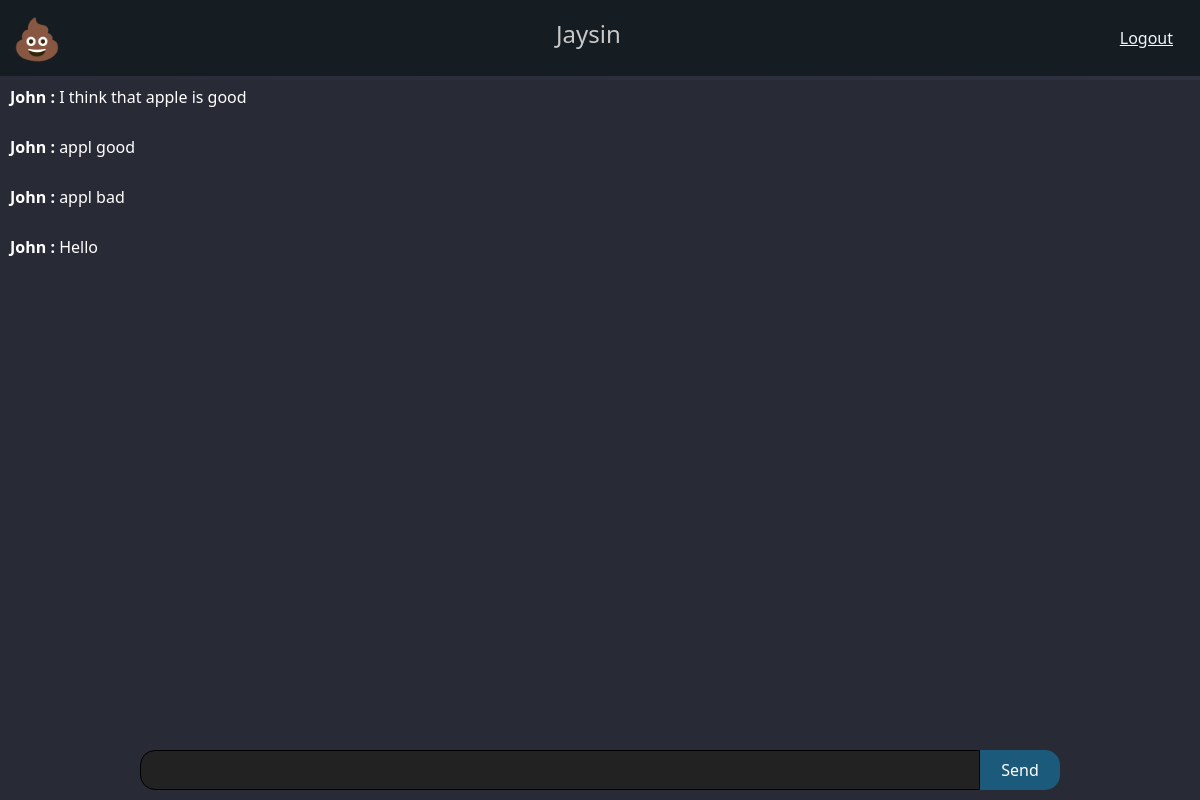
Page /dashboard (signed in) on the earlier database version.
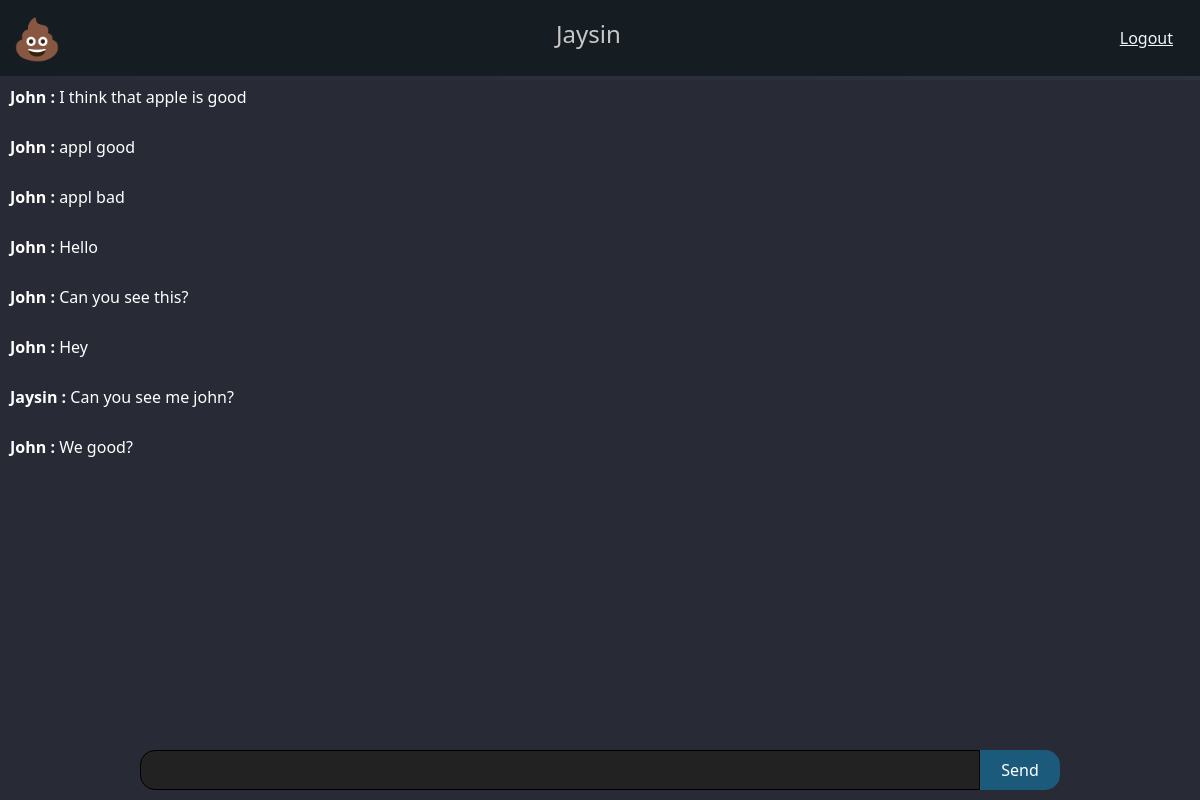
Same page on the later database version.
### myapp/models.py (models this page shows, shortened)
class User(db.Model, UserMixin):
    id = db.Column(db.Integer, primary_key=True)
    username = db.Column(db.String(40), nullable=False)
    email = db.Column(db.String(70))
    joining_date = db.Column(db.DateTime, default=datetime.now)
    password = db.Column(db.String(400))
    is_Client = db.Column(db.String(400))

class History(db.Model):
    id = db.Column(db.Integer, primary_key=True)
    user = db.Column(db.String(40))
    message = db.Column(db.String(400))
    is_Client_Message = db.Column(db.String(400))

### myapp/user/routes.py (the view)
@user.route("/dashboard")
@login_required
def dashboard():
    history = History.query.order_by(asc(History.id)).limit(100).all()
    return render_template("dashboard.html", history=history)

### myapp/models.py (called while the page is built)
@login_manager.user_loader
def load_user(user_id):
    return User.query.get(user_id)

### myapp/templates/dashboard.html (shortened to what this page needs)
{% extends "layout.html" %}
{% block body %}
{% include "sections/navbar.html" %}
{% include "sections/message_box.html" %}
{% endblock body %}

### myapp/templates/layout.html (shortened to what this page needs)
<!doctype html>
<html lang="en">
  <head>
    <link href="https://cdn.jsdelivr.net/npm/bootstrap@5.0.2/dist/css/bootstrap.min.css" rel="stylesheet">
  </head>
  <body>
    {% block body %}
    {% endblock body %}
  </body>
</html>

### myapp/templates/sections/navbar.html
<nav class="navbar fixed-top navbar-dark" style="background-color: #151d23;">
    <div class="container-fluid">
            <span style='font-size:40px;'>&#128169;</span>
            <span class="navbar-text">
            <h4 style="color: rgb(200, 200, 200); margin: center;">{{ current_user.username }}</h4>
            </span>
        <a href="{{ url_for('user.logout') }}" style="color: aliceblue;
        padding: 5px; margin-right: 10px;">Logout</a>
    </div>
  </nav>

### myapp/templates/sections/message_box.html (shortened to what this page needs)
<link rel="stylesheet" href="{{ url_for('static', filename='message_box.css') }}">
<html style="background-color:rgb(40, 42, 54)">
    <section class="vh-300 gradient-custom">
    <div class="main_box">
        <div class="chat_box">
                {% for H in history %}
                <p class="message"><span class="uname">{{H.user}} : </span>{{ H.message }}</p>
                {% endfor %}
        </div>
        <div class="send_box">
            <input type="text" id="my_message">
            <button id="send_button" onclick="send_message()">Send</button>
        </div>
        </div>
    </section>
</html>

### myapp/static/message_box.css (style rules this page uses)
.gradient-custom { background: rgb(40, 42, 54); background: -webkit-linear-gradient(to bottom right, rgb(40, 42, 54), rgb(50, 53, 68)); background: linear-gradient(to bottom right, rgb(40, 42, 54), rgb(50, 53, 68)) }
@media (min-width: 769px) { .gradient-custom { border-top-right-radius: .3rem; border-bottom-right-radius: .3rem; } }
.main_box { flex-direction: column; padding-top: 80px; width: 100%; margin: auto; }
.chat_box { background-color: rgb(40, 42, 54); flex-direction: column; height: auto; max-height: 100vh; overflow-y: auto; margin: 0px; height: 100%; width: 100%; }
.message { border-radius: 10px; padding: 5px; width: max-content; color: rgb(255, 255, 255); margin-left: 5px; }
.send_box { display: flex; flex-direction: row; padding: 10px 0px; position: fixed; left: 0; bottom: 0; width: 100%; justify-content: center; }
.send_box > input[type='text'] { width: 70%; border: 1px solid rgb(0, 0, 0); background:rgb(34, 34, 34); color:rgb(255, 255, 255); border-top-right-radius: 0px; border-top-left-radius: 15px; border-bottom-right-radius: 0px; border-bottom-left-radius: 15px; outline: none; padding-left: 10px; }
.send_box > button { width: 80px; height: 40px; border: none; border-top-right-radius: 15px; border-top-left-radius: 0px; border-bottom-right-radius: 15px; border-bottom-left-radius: 0px; background-color: rgb(28, 90, 123); color: white; }
.uname { color: rgb(255, 255, 255); font-weight: 600; }

Differences in the rows shown:
added History: user "John", message "Can you see this?"
added History: user "John", message "Hey"
added History: user "Jaysin", message "Can you see me john?"
added History: user "John", message "We good?"
